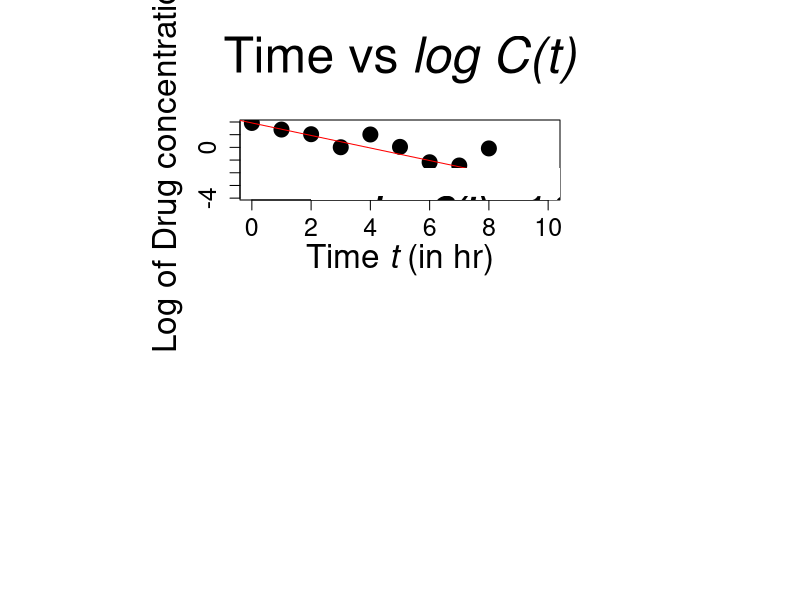

Here is the R script that generated this plot:
df <- data.frame(time = as.integer(seq(0, 10, 1)),
                 conc = c(6.84, 4.07, 2.82, 1.01, 2.76, 1.04,
                          0.31, 0.24, 0.92, 0.02, 0.02))

df$logC <- log(df$conc)

inter <- df$logC[1]
slr <- lm(logC ~ 0 + time, data = df, offset = rep(inter, length(df$logC)))
beta0 <- round(df$logC[1], 3)
beta1 <- round(-coef(slr), 3)
beta1var <- round(summary(slr)$coefficients[2] ** 2, 6)
fit <- paste("log C(t) = ", beta0, " - ", beta1, " * t", sep = "")
slopvari <- paste("Variance of slope:", beta1var)

png(filename = "HW2Q3.png", width = 1333, height = 1000, units = "px")
par(mar = c(20, 12, 6, 12))
plot(df$time, df$logC, pch = 19, cex = 2,
     cex.main = 3, cex.lab = 2, cex.axis = 1.5,
     main = expression("Time vs"~italic("log C(t)")),
     xlab = expression("Time"~italic("t")~"(in hr)"),
     ylab = "Log of Drug concentration")
     
abline(inter, coef(slr), col = "red")
legend(2, -1.6, legend = c(fit, slopvari),
       cex = 2, box.lty = 0, text.font = 4)
dev.off()